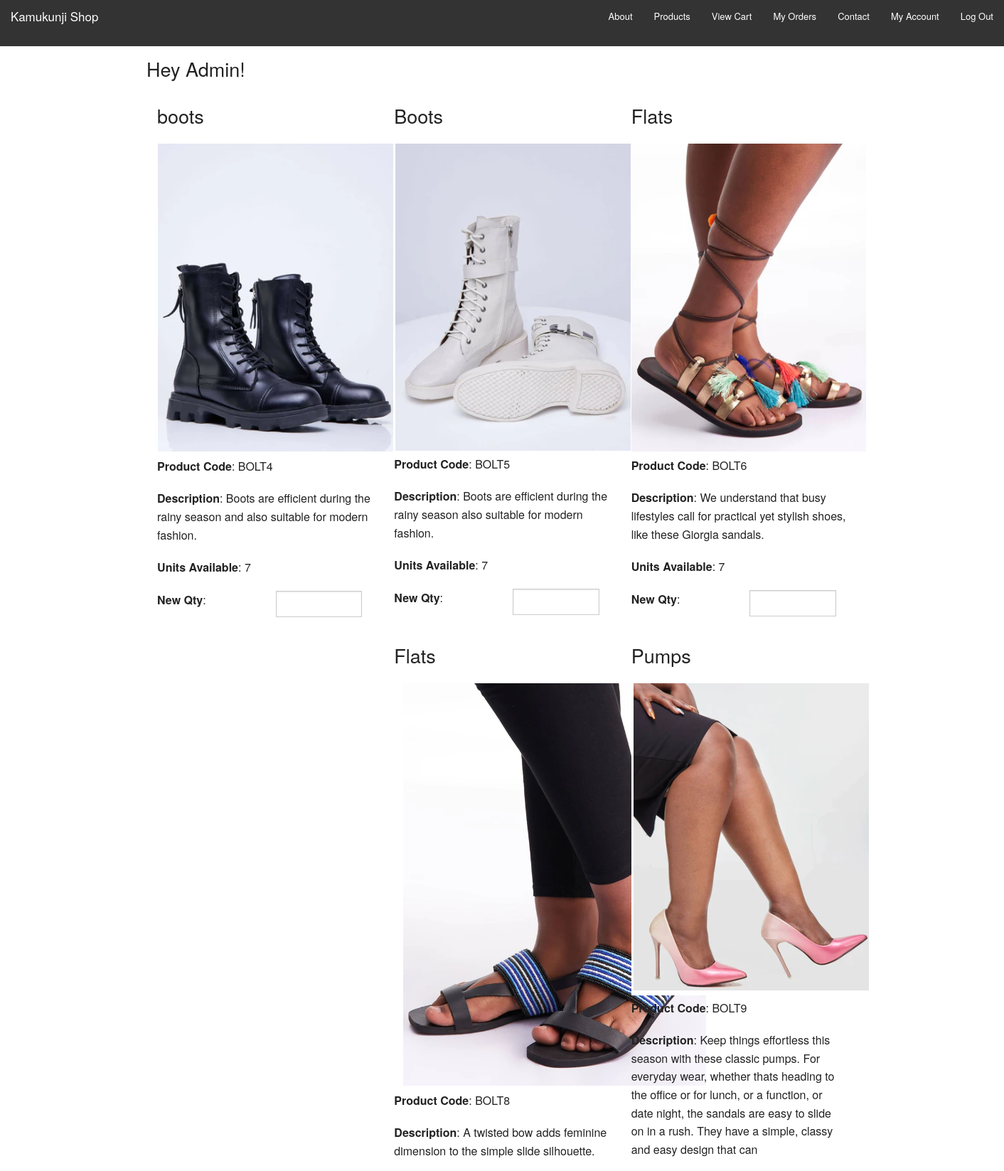
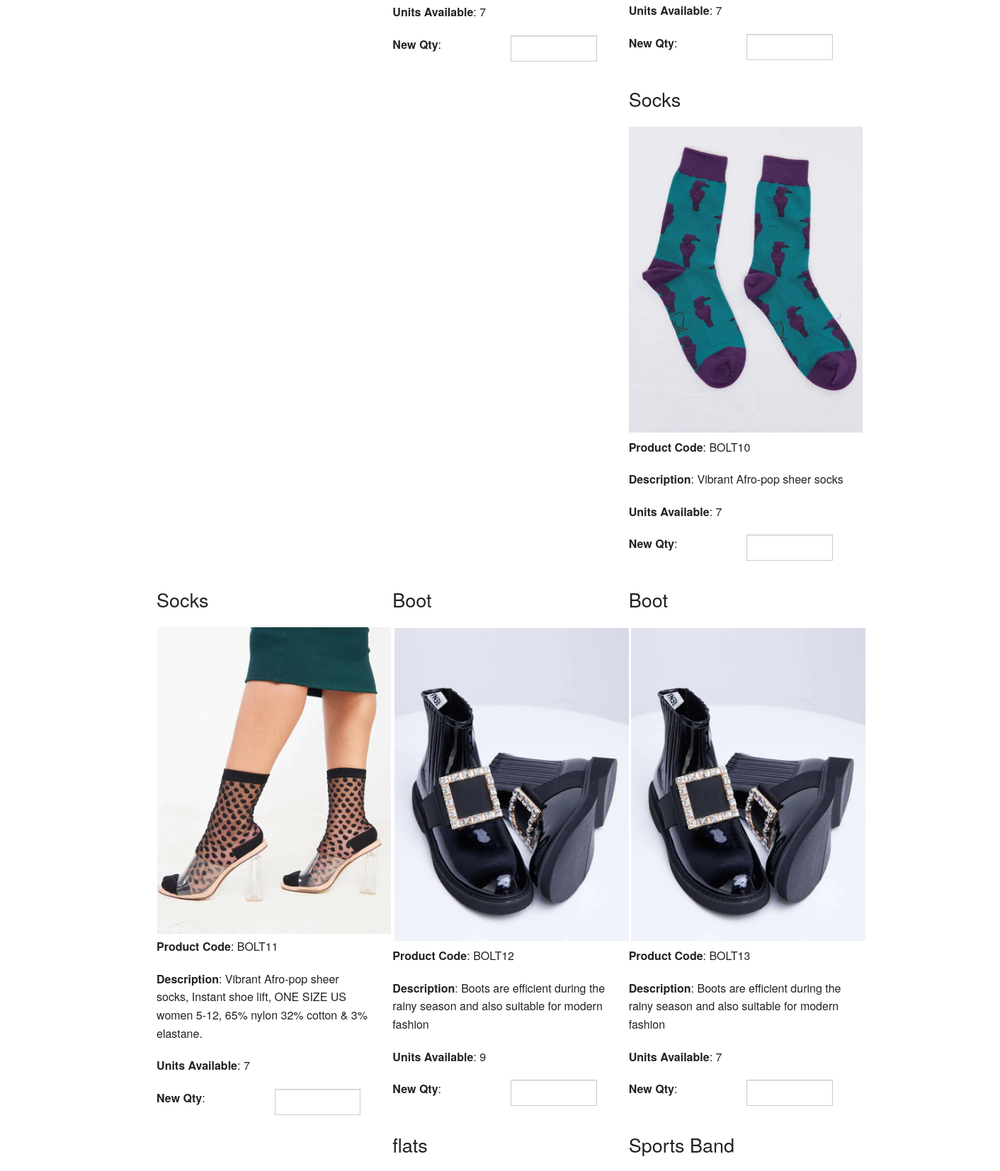
/admin.php (signed in, upper part), run on the app's committed database (2 pictures, top to bottom).
### tables this page shows
CREATE TABLE IF NOT EXISTS `products` (
  `id` int(11) NOT NULL AUTO_INCREMENT,
  `product_code` varchar(60) NOT NULL,
  `product_name` varchar(60) NOT NULL,
  `product_desc` tinytext NOT NULL,
  `product_img_name` varchar(60) NOT NULL,
  `qty` int(5) NOT NULL,
  `price` decimal(10,2) NOT NULL,
  PRIMARY KEY (`id`),
  UNIQUE KEY `product_code` (`product_code`)
);

### admin.php (the view, shortened to what this page needs)
<?php
include 'config.php';
?>
<!doctype html>
<html class="no-js" lang="en">
  <head>
    <link rel="stylesheet" href="css/foundation.css" />
  </head>
  <body>
    <nav class="top-bar" data-topbar role="navigation">
      <ul class="title-area">
        <li class="name">
          <h1><a href="index.php">Kamukunji  Shop</a></h1>
        </li>
      </ul>
      <section class="top-bar-section">
        <ul class="right">
          <li><a href="about.php">About</a></li>
          <li><a href="products.php">Products</a></li>
          <li><a href="cart.php">View Cart</a></li>
          <li><a href="orders.php">My Orders</a></li>
          <li><a href="contact.php">Contact</a></li>
          <?php
          if(isset($_SESSION['username'])){
            echo '<li><a href="account.php">My Account</a></li>';
            echo '<li><a href="logout.php">Log Out</a></li>';
          }
          else{
            echo '<li><a href="login.php">Log In</a></li>';
            echo '<li><a href="register.php">Register</a></li>';
          }
          ?>
        </ul>
      </section>
    </nav>
    <div class="row" style="margin-top:10px;">
      <div class="large-12">
        <h3>Hey Admin!</h3>
        <?php
          $result = $mysqli->query("SELECT * from products order by id asc");
          if($result) {
            while($obj = $result->fetch_object()) {
              echo '<div class="large-4 columns">';
              echo '<p><h3>'.$obj->product_name.'</h3></p>';
              echo '<img src="images/products/'.$obj->product_img_name.'"/>';
              echo '<p><strong>Product Code</strong>: '.$obj->product_code.'</p>';
              echo '<p><strong>Description</strong>: '.$obj->product_desc.'</p>';
              echo '<p><strong>Units Available</strong>: '.$obj->qty.'</p>';
              echo '<div class="large-6 columns" style="padding-left:0;">';
              echo '<form method="post" name="update-quantity" action="admin-update.php">';
              echo '<p><strong>New Qty</strong>:</p>';
              echo '</div>';
              echo '<div class="large-6 columns">';
              echo '<input type="number" name="quantity[]"/>';
              echo '</div>';
              echo '</div>';
            }
          }
        ?>
      </div>
    </div>
  </body>
</html>

### data on the page
products: product_name "boots", product_img_name (picture), product_code "BOLT4", product_desc "Boots are efficient during the rainy season and also suitable for modern fashion.", qty "7"
products: product_name "Boots", product_img_name (picture), product_code "BOLT5", product_desc "Boots are efficient during the rainy season also suitable for modern fashion.", qty "7"
products: product_name "Flats", product_img_name (picture), product_code "BOLT6", product_desc "We understand that busy lifestyles call for practical yet stylish shoes, like these Giorgia sandals.", qty "7"
products: product_name "Flats", product_img_name (picture), product_code "BOLT8", product_desc "A twisted bow adds feminine dimension to the simple slide silhouette.", qty "7"
products: product_name "Pumps", product_img_name (picture), product_code "BOLT9", product_desc "Keep things effortless this season with these classic pumps. For everyday wear, whether thats heading to the office or for lunch, or a function, or date night, the sandals are easy to slide on in a rush. They have a simple, classy and easy design that can", qty "7"
products: product_name "Socks", product_img_name (picture), product_code "BOLT10", product_desc "Vibrant Afro-pop sheer socks", qty "7"
products: product_name "Socks", product_img_name (picture), product_code "BOLT11", product_desc "Vibrant Afro-pop sheer socks, Instant shoe lift, ONE SIZE US women 5-12, 65% nylon 32% cotton & 3% elastane.", qty "7"
products: product_name "Boot", product_img_name (picture), product_code "BOLT12", product_desc "Boots are efficient during the rainy season and also suitable for modern fashion", qty "9"
products: product_name "Boot", product_img_name (picture), product_code "BOLT13", product_desc "Boots are efficient during the rainy season and also suitable for modern fashion", qty "7"
products: product_name "flats"
products: product_name "Sports Band"
